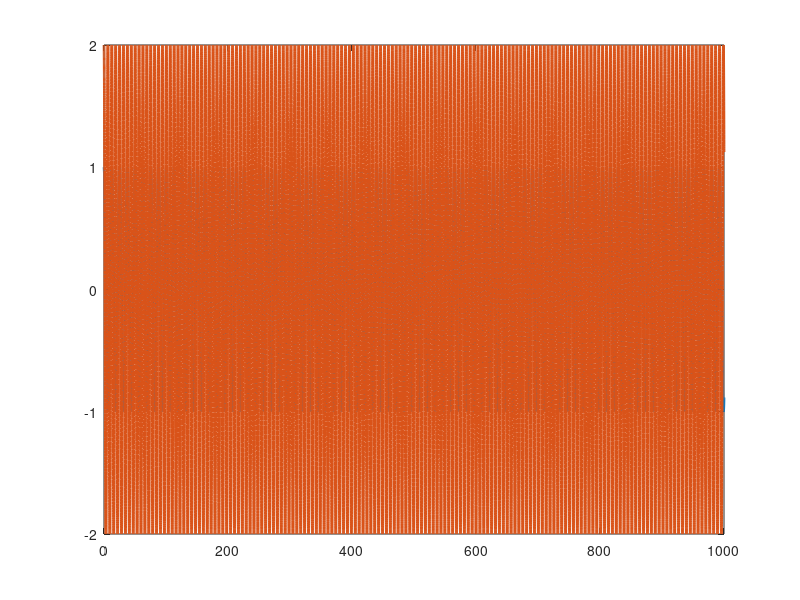

Write MATLAB code to recreate this figure. (Note: this script raises an error after producing the figure.)
function torquefiltermethod
close all
%Set up parameters for sim
p1       = 3.473;
p2       = 0.196;
p3       = 0.242;
f1       = 5.3;
f2       = 1.1;

% Stacked parameter vector
theta    = [p1;p2;p3;f1;f2];

% Simulation final time
tf   = 1000;

% Initial condition vector (X0 must be same size and "form" as X and XDot below)
% (i.e., in this sim, X0 = [e0;r0;thetahat0])
X0   = [4;10;3;2;1;1;1;1;1];

% define uf initial value
uf   = [2;2];



Ydf =  [1;1;1;1;1;1;1;1;1;1];
X0   = [X0;uf;Ydf];


% Options for integration function
opts = odeset('RelTol',1e-3,'AbsTol',1e-3);

% Integrate (you can send the paramters theta to the dynamics as seen below)
[t,STATES] = ode45(@(t,X) compositedynamics(t,X,theta),[0 tf],X0,opts);

% Set up desired trajectory data for plots (enter desired trajectory for your simulation)
qd = [cos(0.5*t) 2*cos(t)]';

% Parse integrated states (STATES is the same "form" as X0)
% (i.e., in this sim, STATES = [e r thetahat] over all time);
e  = STATES(:,1:2)';
r  = STATES(:,3:4)';
thetaHat = STATES(:,5:9)';


% Compute x from e and xd for plotting purposes
q  = e + qd;

% Plot the actual vs desired trajectories
figure(1)
plot(t,qd,'-','LineWidth',2)
hold on
ax = gca;
ax.ColorOrderIndex = 1;
plot(t,q,':','LineWidth',2)
hold off

% Plot the filtered tracking error
figure(2)
plot(t,r,'--','LineWidth',2)

% Plot the adaptive estimates vs actual parameters
figure(3)
plot(t,repmat(theta,1,length(t)),'-','LineWidth',2)
hold on
ax = gca;
ax.ColorOrderIndex = 1;
plot(t,thetaHat,':','LineWidth',2)
hold off

figure(4)
plot(t,thetaHat-repmat(theta,1,length(t)),'-','LineWidth',2)

index = 0;
tau = [0;0];
for i = t
    global tau;
    index = index+1;
    qd       = [cos(0.5*i);2*cos(i)];
    qdDot    = [-0.5*sin(0.5*i); -2*sin(i)];   %Enter the expression
    qdDotDot = [-0.25*cos(0.5*i); -2*cos(i)];  %Enter the expression 
    cd2       = cos(qd(2));
    sd2       = sin(qd(2));
    yd11      = qdDotDot(1); %Enter the expression
    yd12      = qdDotDot(2); %Enter the expression
    yd13      = 2*cd2*qdDotDot(1)+cd2*qdDotDot(2)-sd2*qdDot(2)*qdDot(1)-sd2*(qdDot(1)+qdDot(2))*qdDot(2); %Enter the expression
    yd14      = qdDot(1); %Enter the expression
    yd15      = 0; %Enter the expression
    yd21      = 0; %Enter the expression
    yd22      = qdDotDot(1)+qdDotDot(2); %Enter the expression
    yd23      = cd2*qdDotDot(1)+sd2*qdDot(1)*qdDot(1); %Enter the expression
    yd24      = 0; %Enter the expression
    yd25      = qdDot(2); %Enter the expression
    Yd       = [yd11 yd12 yd13 yd14 yd15;yd21 yd22 yd23 yd24 yd25];
    K        = 5;
    u        = -K*r(:,index) - e(:,index) + Yd*thetaHat(:,index);
    tau = horzcat(tau,u);

end
tausize = size(tau);
length_ = 1:tausize(2);
figure(5)
plot(length_,tau,'--','LineWidth',2)




function [XDot] = compositedynamics(t,X,theta)

% Parse parameter vector
p1 = theta(1);
p2 = theta(2);
p3 = theta(3);
f1 = theta(4);
f2 = theta(5);

% Select gains for controller
K        = 5; % Enter a number
a        = 1.5; % Enter a number
Beta     = 1;  % Torque filter gain, define it by yourself
gamma = eye([5,5]);   


% Desired trajectory and needed derivatives
qd       = [cos(0.5*t);2*cos(t)];
qdDot    = [-0.5*sin(0.5*t); -2*sin(t)];   %Enter the expression
qdDotDot = [-0.25*cos(0.5*t); -2*cos(t)];  %Enter the expression 

% Parse current states (X is the same size and "form" as X0)
% (i.e., in this sim, X = [e;r;thetahat])
e        = [X(1);X(2)];
r        = [X(3);X(4)];
thetaHat = [X(5);X(6);X(7);X(8);X(9)];
uf       = [X(10);X(11)];
Ydf      = [X(12),X(13),X(14),X(15),X(16);X(17),X(18),X(19),X(20),X(21)];



% Compute current x and xDot for convenience
q        = e + qd;
qDot     = r - a*e + qdDot;

% Compute cos(x2) and sin(x2) for convenience
c2       = cos(q(2));
s2       = sin(q(2));

% Compute current matrices for the dynamics
M        = [p1 + 2*p3*c2 p2 + p3*c2;p2 + p3*c2 p2];
Vm       = [-p3*s2*qDot(2) -p3*s2*(qDot(1) + qDot(2));p3*s2*qDot(1) 0];
fd       = [f1 0;0 f2];

% Compute current regression matrix
cd2       = cos(qd(2));
sd2       = sin(qd(2));
yd11      = qdDotDot(1); %Enter the expression
yd12      = qdDotDot(2); %Enter the expression
yd13      = 2*cd2*qdDotDot(1)+cd2*qdDotDot(2)-sd2*qdDot(2)*qdDot(1)-sd2*(qdDot(1)+qdDot(2))*qdDot(2); %Enter the expression
yd14      = qdDot(1); %Enter the expression
yd15      = 0; %Enter the expression
yd21      = 0; %Enter the expression
yd22      = qdDotDot(1)+qdDotDot(2); %Enter the expression
yd23      = cd2*qdDotDot(1)+sd2*qdDot(1)*qdDot(1); %Enter the expression
yd24      = 0; %Enter the expression
yd25      = qdDot(2); %Enter the expression
Yd       = [yd11 yd12 yd13 yd14 yd15;yd21 yd22 yd23 yd24 yd25];

% Design controller

% u        = -K*r + M*qdDotDot + Vm*qDot + fd*qDot; %Enter the expression
% u        = -K*r - e
u        = -K*r + Yd*thetaHat;
eDot        = r - a*e;
rDot        = a*eDot + M\(-Vm*qDot-fd*qDot+u) - qdDotDot; %Enter the expression

miu = uf - Ydf*thetaHat;
thetaHatDot = -gamma*Yd.'*r + gamma*Ydf.'*miu; %Enter the expression
uf_dot      =  Beta*u - Beta*uf;
Ydf_dot = Beta*Yd -Beta*Ydf;
Ydf_dot = reshape(Ydf_dot',[10,1]);
% Stacked dynamics vector (XDot is the same size and "form" as X)
XDot        = [eDot;rDot;thetaHatDot;uf_dot;Ydf_dot];
